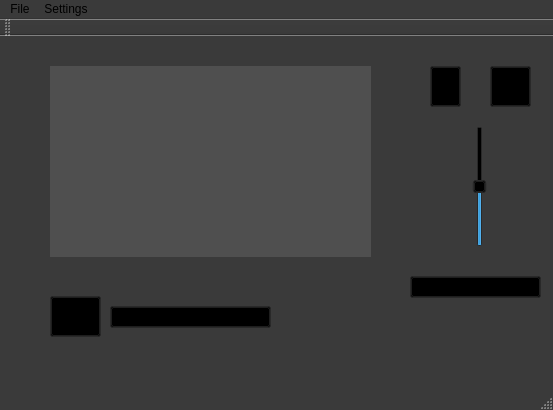
<?xml version="1.0" encoding="UTF-8"?>
<ui version="4.0">
 <class>laneAV</class>
 <widget class="QMainWindow" name="laneAV">
  <property name="geometry">
   <rect>
    <x>0</x>
    <y>0</y>
    <width>553</width>
    <height>410</height>
   </rect>
  </property>
  <property name="palette">
   <palette>
    <active>
     <colorrole role="WindowText">
      <brush brushstyle="SolidPattern">
       <color alpha="255">
        <red>255</red>
        <green>255</green>
        <blue>255</blue>
       </color>
      </brush>
     </colorrole>
     <colorrole role="Button">
      <brush brushstyle="SolidPattern">
       <color alpha="255">
        <red>0</red>
        <green>0</green>
        <blue>0</blue>
       </color>
      </brush>
     </colorrole>
     <colorrole role="Midlight">
      <brush brushstyle="SolidPattern">
       <color alpha="255">
        <red>102</red>
        <green>102</green>
        <blue>102</blue>
       </color>
      </brush>
     </colorrole>
     <colorrole role="Base">
      <brush brushstyle="SolidPattern">
       <color alpha="255">
        <red>255</red>
        <green>255</green>
        <blue>255</blue>
       </color>
      </brush>
     </colorrole>
     <colorrole role="Window">
      <brush brushstyle="SolidPattern">
       <color alpha="255">
        <red>58</red>
        <green>58</green>
        <blue>58</blue>
       </color>
      </brush>
     </colorrole>
    </active>
    <inactive>
     <colorrole role="WindowText">
      <brush brushstyle="SolidPattern">
       <color alpha="255">
        <red>255</red>
        <green>255</green>
        <blue>255</blue>
       </color>
      </brush>
     </colorrole>
     <colorrole role="Button">
      <brush brushstyle="SolidPattern">
       <color alpha="255">
        <red>0</red>
        <green>0</green>
        <blue>0</blue>
       </color>
      </brush>
     </colorrole>
     <colorrole role="Midlight">
      <brush brushstyle="SolidPattern">
       <color alpha="255">
        <red>102</red>
        <green>102</green>
        <blue>102</blue>
       </color>
      </brush>
     </colorrole>
     <colorrole role="Base">
      <brush brushstyle="SolidPattern">
       <color alpha="255">
        <red>255</red>
        <green>255</green>
        <blue>255</blue>
       </color>
      </brush>
     </colorrole>
     <colorrole role="Window">
      <brush brushstyle="SolidPattern">
       <color alpha="255">
        <red>58</red>
        <green>58</green>
        <blue>58</blue>
       </color>
      </brush>
     </colorrole>
    </inactive>
    <disabled>
     <colorrole role="WindowText">
      <brush brushstyle="SolidPattern">
       <color alpha="255">
        <red>120</red>
        <green>120</green>
        <blue>120</blue>
       </color>
      </brush>
     </colorrole>
     <colorrole role="Button">
      <brush brushstyle="SolidPattern">
       <color alpha="255">
        <red>0</red>
        <green>0</green>
        <blue>0</blue>
       </color>
      </brush>
     </colorrole>
     <colorrole role="Midlight">
      <brush brushstyle="SolidPattern">
       <color alpha="255">
        <red>102</red>
        <green>102</green>
        <blue>102</blue>
       </color>
      </brush>
     </colorrole>
     <colorrole role="Base">
      <brush brushstyle="SolidPattern">
       <color alpha="255">
        <red>58</red>
        <green>58</green>
        <blue>58</blue>
       </color>
      </brush>
     </colorrole>
     <colorrole role="Window">
      <brush brushstyle="SolidPattern">
       <color alpha="255">
        <red>58</red>
        <green>58</green>
        <blue>58</blue>
       </color>
      </brush>
     </colorrole>
    </disabled>
   </palette>
  </property>
  <property name="windowTitle">
   <string>laneAV</string>
  </property>
  <property name="windowOpacity">
   <double>0.900000000000000</double>
  </property>
  <widget class="QWidget" name="centralWidget">
   <widget class="QPushButton" name="ImageOn">
    <property name="geometry">
     <rect>
      <x>50</x>
      <y>260</y>
      <width>51</width>
      <height>41</height>
     </rect>
    </property>
    <property name="text">
     <string/>
    </property>
    <property name="icon">
     <iconset>
      <normaloff>../Play_Hot_Icon_64.png</normaloff>
      <normalon>../Pause_Normal_Red_Icon_64.png</normalon>../Play_Hot_Icon_64.png</iconset>
    </property>
    <property name="iconSize">
     <size>
      <width>32</width>
      <height>32</height>
     </size>
    </property>
   </widget>
   <widget class="QPushButton" name="micOn">
    <property name="geometry">
     <rect>
      <x>430</x>
      <y>30</y>
      <width>31</width>
      <height>41</height>
     </rect>
    </property>
    <property name="text">
     <string/>
    </property>
    <property name="icon">
     <iconset>
      <normaloff>../Microphone_Disabled_Icon_64.png</normaloff>
      <normalon>../Microphone_Normal_Icon_64.png</normalon>../Microphone_Disabled_Icon_64.png</iconset>
    </property>
    <property name="iconSize">
     <size>
      <width>32</width>
      <height>32</height>
     </size>
    </property>
   </widget>
   <widget class="QPushButton" name="SoundOn">
    <property name="geometry">
     <rect>
      <x>490</x>
      <y>30</y>
      <width>41</width>
      <height>41</height>
     </rect>
    </property>
    <property name="palette">
     <palette>
      <active>
       <colorrole role="Light">
        <brush brushstyle="SolidPattern">
         <color alpha="255">
          <red>27</red>
          <green>27</green>
          <blue>27</blue>
         </color>
        </brush>
       </colorrole>
       <colorrole role="Base">
        <brush brushstyle="SolidPattern">
         <color alpha="255">
          <red>0</red>
          <green>0</green>
          <blue>0</blue>
         </color>
        </brush>
       </colorrole>
       <colorrole role="AlternateBase">
        <brush brushstyle="SolidPattern">
         <color alpha="255">
          <red>27</red>
          <green>27</green>
          <blue>27</blue>
         </color>
        </brush>
       </colorrole>
       <colorrole role="NoRole">
        <brush brushstyle="SolidPattern">
         <color alpha="255">
          <red>65</red>
          <green>65</green>
          <blue>65</blue>
         </color>
        </brush>
       </colorrole>
      </active>
      <inactive>
       <colorrole role="Light">
        <brush brushstyle="SolidPattern">
         <color alpha="255">
          <red>27</red>
          <green>27</green>
          <blue>27</blue>
         </color>
        </brush>
       </colorrole>
       <colorrole role="Base">
        <brush brushstyle="SolidPattern">
         <color alpha="255">
          <red>0</red>
          <green>0</green>
          <blue>0</blue>
         </color>
        </brush>
       </colorrole>
       <colorrole role="AlternateBase">
        <brush brushstyle="SolidPattern">
         <color alpha="255">
          <red>27</red>
          <green>27</green>
          <blue>27</blue>
         </color>
        </brush>
       </colorrole>
       <colorrole role="NoRole">
        <brush brushstyle="SolidPattern">
         <color alpha="255">
          <red>65</red>
          <green>65</green>
          <blue>65</blue>
         </color>
        </brush>
       </colorrole>
      </inactive>
      <disabled>
       <colorrole role="Light">
        <brush brushstyle="SolidPattern">
         <color alpha="255">
          <red>27</red>
          <green>27</green>
          <blue>27</blue>
         </color>
        </brush>
       </colorrole>
       <colorrole role="Base">
        <brush brushstyle="SolidPattern">
         <color alpha="255">
          <red>58</red>
          <green>58</green>
          <blue>58</blue>
         </color>
        </brush>
       </colorrole>
       <colorrole role="AlternateBase">
        <brush brushstyle="SolidPattern">
         <color alpha="255">
          <red>27</red>
          <green>27</green>
          <blue>27</blue>
         </color>
        </brush>
       </colorrole>
       <colorrole role="NoRole">
        <brush brushstyle="SolidPattern">
         <color alpha="255">
          <red>65</red>
          <green>65</green>
          <blue>65</blue>
         </color>
        </brush>
       </colorrole>
      </disabled>
     </palette>
    </property>
    <property name="text">
     <string/>
    </property>
    <property name="icon">
     <iconset>
      <normaloff>../Volume_Normal_Red_Icon_64.png</normaloff>
      <normalon>../Volume_Normal_Blue_Icon_64.png</normalon>../Volume_Normal_Red_Icon_64.png</iconset>
    </property>
    <property name="iconSize">
     <size>
      <width>32</width>
      <height>32</height>
     </size>
    </property>
   </widget>
   <widget class="QSlider" name="volSlider">
    <property name="geometry">
     <rect>
      <x>470</x>
      <y>90</y>
      <width>19</width>
      <height>121</height>
     </rect>
    </property>
    <property name="maximum">
     <number>100</number>
    </property>
    <property name="pageStep">
     <number>1</number>
    </property>
    <property name="value">
     <number>50</number>
    </property>
    <property name="orientation">
     <enum>Qt::Vertical</enum>
    </property>
   </widget>
   <widget class="QComboBox" name="cbInDev">
    <property name="geometry">
     <rect>
      <x>410</x>
      <y>240</y>
      <width>131</width>
      <height>22</height>
     </rect>
    </property>
   </widget>
   <widget class="QWidget" name="videoScr" native="true">
    <property name="geometry">
     <rect>
      <x>50</x>
      <y>30</y>
      <width>321</width>
      <height>191</height>
     </rect>
    </property>
    <property name="palette">
     <palette>
      <active>
       <colorrole role="WindowText">
        <brush brushstyle="SolidPattern">
         <color alpha="255">
          <red>255</red>
          <green>255</green>
          <blue>255</blue>
         </color>
        </brush>
       </colorrole>
       <colorrole role="Button">
        <brush brushstyle="SolidPattern">
         <color alpha="255">
          <red>79</red>
          <green>79</green>
          <blue>79</blue>
         </color>
        </brush>
       </colorrole>
       <colorrole role="Light">
        <brush brushstyle="SolidPattern">
         <color alpha="255">
          <red>118</red>
          <green>118</green>
          <blue>118</blue>
         </color>
        </brush>
       </colorrole>
       <colorrole role="Midlight">
        <brush brushstyle="SolidPattern">
         <color alpha="255">
          <red>98</red>
          <green>98</green>
          <blue>98</blue>
         </color>
        </brush>
       </colorrole>
       <colorrole role="Dark">
        <brush brushstyle="SolidPattern">
         <color alpha="255">
          <red>39</red>
          <green>39</green>
          <blue>39</blue>
         </color>
        </brush>
       </colorrole>
       <colorrole role="Mid">
        <brush brushstyle="SolidPattern">
         <color alpha="255">
          <red>52</red>
          <green>52</green>
          <blue>52</blue>
         </color>
        </brush>
       </colorrole>
       <colorrole role="Text">
        <brush brushstyle="SolidPattern">
         <color alpha="255">
          <red>255</red>
          <green>255</green>
          <blue>255</blue>
         </color>
        </brush>
       </colorrole>
       <colorrole role="BrightText">
        <brush brushstyle="SolidPattern">
         <color alpha="255">
          <red>255</red>
          <green>255</green>
          <blue>255</blue>
         </color>
        </brush>
       </colorrole>
       <colorrole role="ButtonText">
        <brush brushstyle="SolidPattern">
         <color alpha="255">
          <red>255</red>
          <green>255</green>
          <blue>255</blue>
         </color>
        </brush>
       </colorrole>
       <colorrole role="Base">
        <brush brushstyle="SolidPattern">
         <color alpha="255">
          <red>0</red>
          <green>0</green>
          <blue>0</blue>
         </color>
        </brush>
       </colorrole>
       <colorrole role="Window">
        <brush brushstyle="SolidPattern">
         <color alpha="255">
          <red>79</red>
          <green>79</green>
          <blue>79</blue>
         </color>
        </brush>
       </colorrole>
       <colorrole role="Shadow">
        <brush brushstyle="SolidPattern">
         <color alpha="255">
          <red>255</red>
          <green>255</green>
          <blue>255</blue>
         </color>
        </brush>
       </colorrole>
       <colorrole role="AlternateBase">
        <brush brushstyle="SolidPattern">
         <color alpha="255">
          <red>39</red>
          <green>39</green>
          <blue>39</blue>
         </color>
        </brush>
       </colorrole>
       <colorrole role="ToolTipBase">
        <brush brushstyle="SolidPattern">
         <color alpha="255">
          <red>255</red>
          <green>255</green>
          <blue>220</blue>
         </color>
        </brush>
       </colorrole>
       <colorrole role="ToolTipText">
        <brush brushstyle="SolidPattern">
         <color alpha="255">
          <red>0</red>
          <green>0</green>
          <blue>0</blue>
         </color>
        </brush>
       </colorrole>
      </active>
      <inactive>
       <colorrole role="WindowText">
        <brush brushstyle="SolidPattern">
         <color alpha="255">
          <red>255</red>
          <green>255</green>
          <blue>255</blue>
         </color>
        </brush>
       </colorrole>
       <colorrole role="Button">
        <brush brushstyle="SolidPattern">
         <color alpha="255">
          <red>79</red>
          <green>79</green>
          <blue>79</blue>
         </color>
        </brush>
       </colorrole>
       <colorrole role="Light">
        <brush brushstyle="SolidPattern">
         <color alpha="255">
          <red>118</red>
          <green>118</green>
          <blue>118</blue>
         </color>
        </brush>
       </colorrole>
       <colorrole role="Midlight">
        <brush brushstyle="SolidPattern">
         <color alpha="255">
          <red>98</red>
          <green>98</green>
          <blue>98</blue>
         </color>
        </brush>
       </colorrole>
       <colorrole role="Dark">
        <brush brushstyle="SolidPattern">
         <color alpha="255">
          <red>39</red>
          <green>39</green>
          <blue>39</blue>
         </color>
        </brush>
       </colorrole>
       <colorrole role="Mid">
        <brush brushstyle="SolidPattern">
         <color alpha="255">
          <red>52</red>
          <green>52</green>
          <blue>52</blue>
         </color>
        </brush>
       </colorrole>
       <colorrole role="Text">
        <brush brushstyle="SolidPattern">
         <color alpha="255">
          <red>255</red>
          <green>255</green>
          <blue>255</blue>
         </color>
        </brush>
       </colorrole>
       <colorrole role="BrightText">
        <brush brushstyle="SolidPattern">
         <color alpha="255">
          <red>255</red>
          <green>255</green>
          <blue>255</blue>
         </color>
        </brush>
       </colorrole>
       <colorrole role="ButtonText">
        <brush brushstyle="SolidPattern">
         <color alpha="255">
          <red>255</red>
          <green>255</green>
          <blue>255</blue>
         </color>
        </brush>
       </colorrole>
       <colorrole role="Base">
        <brush brushstyle="SolidPattern">
         <color alpha="255">
          <red>0</red>
          <green>0</green>
          <blue>0</blue>
         </color>
        </brush>
       </colorrole>
       <colorrole role="Window">
        <brush brushstyle="SolidPattern">
         <color alpha="255">
          <red>79</red>
          <green>79</green>
          <blue>79</blue>
         </color>
        </brush>
       </colorrole>
       <colorrole role="Shadow">
        <brush brushstyle="SolidPattern">
         <color alpha="255">
          <red>255</red>
          <green>255</green>
          <blue>255</blue>
         </color>
        </brush>
       </colorrole>
       <colorrole role="AlternateBase">
        <brush brushstyle="SolidPattern">
         <color alpha="255">
          <red>39</red>
          <green>39</green>
          <blue>39</blue>
         </color>
        </brush>
       </colorrole>
       <colorrole role="ToolTipBase">
        <brush brushstyle="SolidPattern">
         <color alpha="255">
          <red>255</red>
          <green>255</green>
          <blue>220</blue>
         </color>
        </brush>
       </colorrole>
       <colorrole role="ToolTipText">
        <brush brushstyle="SolidPattern">
         <color alpha="255">
          <red>0</red>
          <green>0</green>
          <blue>0</blue>
         </color>
        </brush>
       </colorrole>
      </inactive>
      <disabled>
       <colorrole role="WindowText">
        <brush brushstyle="SolidPattern">
         <color alpha="255">
          <red>39</red>
          <green>39</green>
          <blue>39</blue>
         </color>
        </brush>
       </colorrole>
       <colorrole role="Button">
        <brush brushstyle="SolidPattern">
         <color alpha="255">
          <red>79</red>
          <green>79</green>
          <blue>79</blue>
         </color>
        </brush>
       </colorrole>
       <colorrole role="Light">
        <brush brushstyle="SolidPattern">
         <color alpha="255">
          <red>118</red>
          <green>118</green>
          <blue>118</blue>
         </color>
        </brush>
       </colorrole>
       <colorrole role="Midlight">
        <brush brushstyle="SolidPattern">
         <color alpha="255">
          <red>98</red>
          <green>98</green>
          <blue>98</blue>
         </color>
        </brush>
       </colorrole>
       <colorrole role="Dark">
        <brush brushstyle="SolidPattern">
         <color alpha="255">
          <red>39</red>
          <green>39</green>
          <blue>39</blue>
         </color>
        </brush>
       </colorrole>
       <colorrole role="Mid">
        <brush brushstyle="SolidPattern">
         <color alpha="255">
          <red>52</red>
          <green>52</green>
          <blue>52</blue>
         </color>
        </brush>
       </colorrole>
       <colorrole role="Text">
        <brush brushstyle="SolidPattern">
         <color alpha="255">
          <red>39</red>
          <green>39</green>
          <blue>39</blue>
         </color>
        </brush>
       </colorrole>
       <colorrole role="BrightText">
        <brush brushstyle="SolidPattern">
         <color alpha="255">
          <red>255</red>
          <green>255</green>
          <blue>255</blue>
         </color>
        </brush>
       </colorrole>
       <colorrole role="ButtonText">
        <brush brushstyle="SolidPattern">
         <color alpha="255">
          <red>39</red>
          <green>39</green>
          <blue>39</blue>
         </color>
        </brush>
       </colorrole>
       <colorrole role="Base">
        <brush brushstyle="SolidPattern">
         <color alpha="255">
          <red>79</red>
          <green>79</green>
          <blue>79</blue>
         </color>
        </brush>
       </colorrole>
       <colorrole role="Window">
        <brush brushstyle="SolidPattern">
         <color alpha="255">
          <red>79</red>
          <green>79</green>
          <blue>79</blue>
         </color>
        </brush>
       </colorrole>
       <colorrole role="Shadow">
        <brush brushstyle="SolidPattern">
         <color alpha="255">
          <red>255</red>
          <green>255</green>
          <blue>255</blue>
         </color>
        </brush>
       </colorrole>
       <colorrole role="AlternateBase">
        <brush brushstyle="SolidPattern">
         <color alpha="255">
          <red>79</red>
          <green>79</green>
          <blue>79</blue>
         </color>
        </brush>
       </colorrole>
       <colorrole role="ToolTipBase">
        <brush brushstyle="SolidPattern">
         <color alpha="255">
          <red>255</red>
          <green>255</green>
          <blue>220</blue>
         </color>
        </brush>
       </colorrole>
       <colorrole role="ToolTipText">
        <brush brushstyle="SolidPattern">
         <color alpha="255">
          <red>0</red>
          <green>0</green>
          <blue>0</blue>
         </color>
        </brush>
       </colorrole>
      </disabled>
     </palette>
    </property>
    <property name="autoFillBackground">
     <bool>true</bool>
    </property>
   </widget>
   <widget class="QComboBox" name="cbCamDev">
    <property name="geometry">
     <rect>
      <x>110</x>
      <y>270</y>
      <width>161</width>
      <height>22</height>
     </rect>
    </property>
   </widget>
   <widget class="QWidget" name="myvid" native="true">
    <property name="geometry">
     <rect>
      <x>280</x>
      <y>240</y>
      <width>91</width>
      <height>61</height>
     </rect>
    </property>
    <property name="autoFillBackground">
     <bool>true</bool>
    </property>
   </widget>
   <zorder>ImageOn</zorder>
   <zorder>micOn</zorder>
   <zorder>SoundOn</zorder>
   <zorder>volSlider</zorder>
   <zorder>cbInDev</zorder>
   <zorder>cbCamDev</zorder>
   <zorder>videoScr</zorder>
   <zorder>myvid</zorder>
  </widget>
  <widget class="QMenuBar" name="menuBar">
   <property name="geometry">
    <rect>
     <x>0</x>
     <y>0</y>
     <width>553</width>
     <height>21</height>
    </rect>
   </property>
   <widget class="QMenu" name="menuFile">
    <property name="title">
     <string>File</string>
    </property>
    <addaction name="actionClose"/>
   </widget>
   <widget class="QMenu" name="menuSettings">
    <property name="title">
     <string>Settings</string>
    </property>
    <addaction name="actionAudio_input"/>
    <addaction name="actionAudio_output"/>
    <addaction name="actionVideo_input"/>
    <addaction name="actionVideo_output"/>
   </widget>
   <addaction name="menuFile"/>
   <addaction name="menuSettings"/>
  </widget>
  <widget class="QToolBar" name="mainToolBar">
   <attribute name="toolBarArea">
    <enum>TopToolBarArea</enum>
   </attribute>
   <attribute name="toolBarBreak">
    <bool>false</bool>
   </attribute>
  </widget>
  <widget class="QStatusBar" name="statusBar"/>
  <action name="actionClose">
   <property name="text">
    <string>Close</string>
   </property>
  </action>
  <action name="actionAudio_input">
   <property name="text">
    <string>Audio input</string>
   </property>
  </action>
  <action name="actionAudio_output">
   <property name="text">
    <string>Audio output</string>
   </property>
  </action>
  <action name="actionVideo_input">
   <property name="text">
    <string>Video input</string>
   </property>
  </action>
  <action name="actionVideo_output">
   <property name="text">
    <string>Video output</string>
   </property>
  </action>
 </widget>
 <layoutdefault spacing="6" margin="11"/>
 <resources/>
 <connections/>
</ui>
